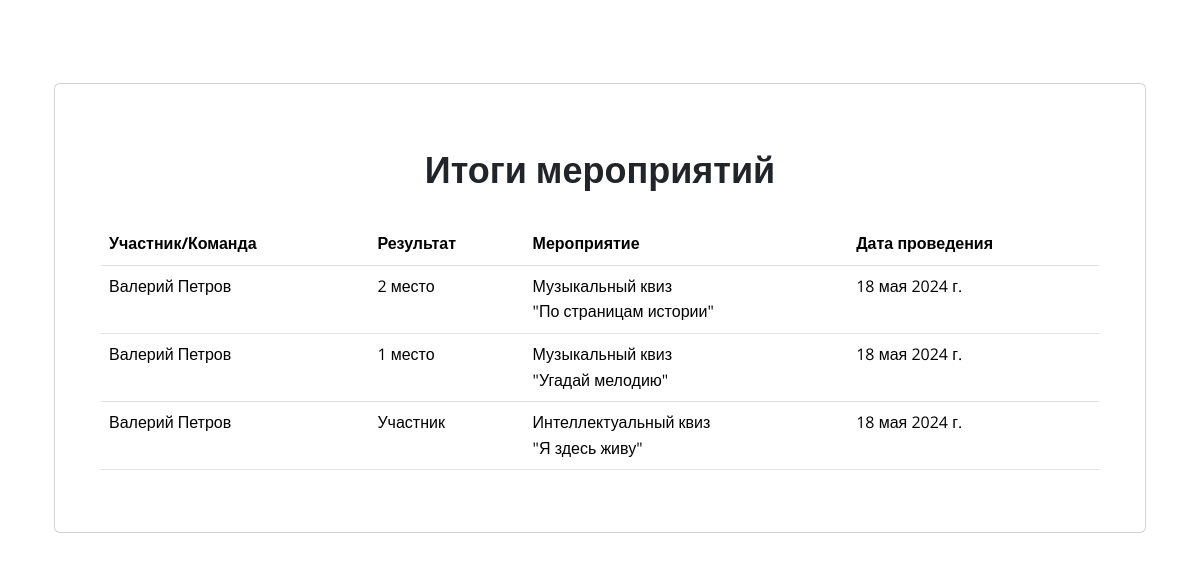
/results/, run on an earlier commit of the app's database.
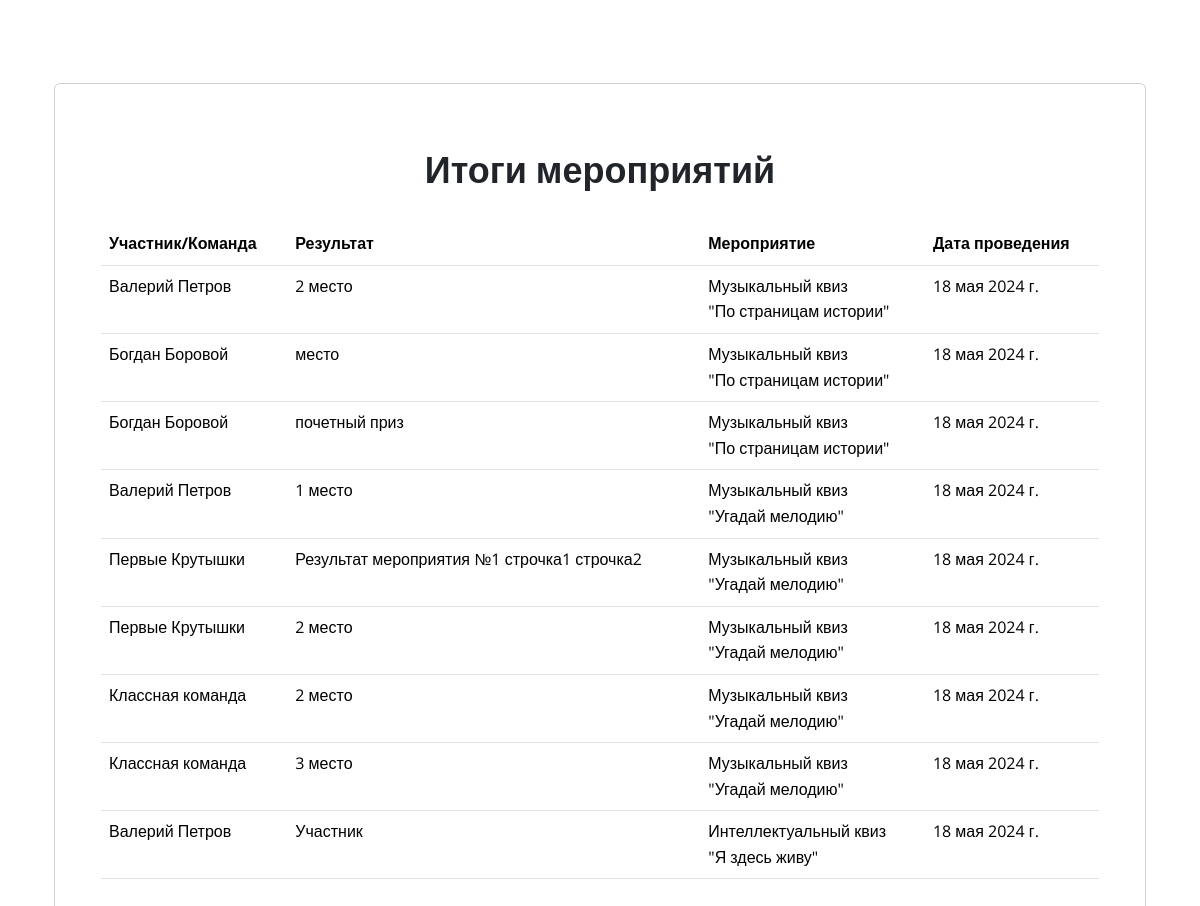
And on a later commit of the database.
### Diplom/models.py (models this page shows, shortened)
class Results(models.Model):
    Team_List = models.ForeignKey('Team_List', on_delete=models.CASCADE, null=True, blank=True)
    Invitation = models.ForeignKey('Invitation', on_delete=models.CASCADE)
    Result = models.TextField(null=True, blank=True)

class Invitation(models.Model):
    date_submitted = models.DateField(blank=True, null=True)
    Event_Plan_Position = models.ForeignKey('Event_Plan_Position', on_delete=models.CASCADE)
    Team = models.ForeignKey('Team', on_delete=models.CASCADE, null=True, blank=True)
    Team_Members = models.ForeignKey('Team_Members', on_delete=models.CASCADE, null=True, blank=True)
    Profile = models.ForeignKey('Profile', on_delete=models.CASCADE, null=True, blank=True)

class Profile(models.Model):
    user = models.OneToOneField(User, on_delete=models.CASCADE)
    image = models.ImageField(upload_to='images', null=True, blank=True)
    patronymic = models.CharField(max_length=255, verbose_name='Отчество (если есть)', blank=True, null=True)
    klass = models.CharField(max_length=4, verbose_name='Класс обучающегося', choices=klass_Choices, blank=True)

class Event_Plan_Position(models.Model):
    Event_Plan = models.ForeignKey('Event_Plan', on_delete=models.PROTECT)
    Event = models.ForeignKey('Event', on_delete=models.PROTECT)
    Date = models.DateField(null=True, blank=True)
    Date_Plan = models.DateField(null=True, blank=True)
    Date_Fact = models.DateField(null=True, blank=True)
    Description = models.TextField(null=True, blank=True)
    Eventers_Plan = models.IntegerField(null=True, blank=True)
    Eventers_Fact = models.IntegerField(null=True, blank=True)

class Event(models.Model):
    name = models.CharField(max_length=255)
    max_eventers = models.IntegerField(default=100)
    image = models.ImageField(upload_to='images', null=True, blank=True)
    description = models.TextField(null=True, blank=True)
    team = models.BooleanField('Командное мероприятие', null=True, blank=True)
    EventType = models.ForeignKey('EventType', on_delete=models.CASCADE)
    EducationLevel = models.ForeignKey('EducationLevel', on_delete=models.CASCADE)

class EventType(models.Model):
    name = models.CharField(max_length=100,
                            verbose_name='Наименование типа мероприятия',
                            choices=EventType_Choices)

class Team(models.Model):
    name = models.CharField(max_length=255)
    date_created = models.DateTimeField(blank=True, null=True)
    date_disbanded = models.DateTimeField(blank=True, null=True)
    capitan = models.ForeignKey(Profile, on_delete=models.SET_NULL, verbose_name="Капитан", blank=True, null=True)
    def __str__(self):
        return str(self.name)

### Diplom/views.py (the view)
# urls.py: path('results/', ResultsView.as_view(), name='results'),
class ResultsView(ListView):
    model = Results
    template_name = 'results.html'
    def get_queryset(self):
        return Results.objects.all().order_by('Invitation__Event_Plan_Position__Event__name')

### templates/results.html
{% extends 'base.html' %}
{% block content %}
    <div class="container px-4">
        <div class="d-flex justify-content-center">
            <div class="card" style="width: 100%; height: 100%; padding: 30px">
                <div class="card-body">
                    <h3 align="center" style="padding-bottom: 10px"><strong>Итоги мероприятий</strong></h3>
                    <table class="table">
                        <thead>
                        <tr>
                            <th>Участник/Команда</th>
                            <th>Результат</th>
                            <th>Мероприятие</th>
                            <th>Дата проведения</th>
                        </tr>
                        </thead>
                        <tbody>
                        {% for event in  object_list %}
                            {% if event.Invitation.Event_Plan_Position.Date_Fact %}
                                <tr>
                                    {% if event.Invitation.Team %}
                                        <td>{{ event.Invitation.Team }}</td>
                                    {% elif event.Invitation.Profile %}
                                        <td>{{ event.Invitation.Profile.user.first_name }} {{ event.Invitation.Profile.user.last_name }}</td>
                                    {% endif %}
                                    {% if event.Result %}
                                        <td>{{ event.Result }}</td>
                                    {% else %}
                                        <td>Все желающие.</td>
                                    {% endif %}
                                    <td>{{ event.Invitation.Event_Plan_Position.Event.EventType.name }}<br>
                                        "{{ event.Invitation.Event_Plan_Position.Event.name }}"
                                    </td>
                                    <td>{{ event.Invitation.Event_Plan_Position.Date_Fact }}</td>
                                </tr>
                            {% endif %}
                        {% endfor %}
                        </tbody>
                    </table>
                </div>
            </div>
        </div>
    </div>
{% endblock %}

What changed in the data, as far as the page shows it:
added Results: Invitation.Profile.user.first_name "Богдан", Invitation.Profile.user.last_name "Боровой", Result "место", Invitation.Event_Plan_Position.Event.EventType.name "Музыкальный квиз", Invitation.Event_Plan_Position.Event.name "По страницам истории", Invitation.Event_Plan_Position.Date_Fact "18 мая 2024 г."
added Results: Invitation.Profile.user.first_name "Богдан", Invitation.Profile.user.last_name "Боровой", Result "почетный приз", Invitation.Event_Plan_Position.Event.EventType.name "Музыкальный квиз", Invitation.Event_Plan_Position.Event.name "По страницам истории", Invitation.Event_Plan_Position.Date_Fact "18 мая 2024 г."
added Results: Invitation.Team "Первые Крутышки", Result "Результат мероприятия №1 строчка1 строчка2", Invitation.Event_Plan_Position.Event.EventType.name "Музыкальный квиз", Invitation.Event_Plan_Position.Event.name "Угадай мелодию", Invitation.Event_Plan_Position.Date_Fact "18 мая 2024 г."
added Results: Invitation.Team "Первые Крутышки", Result "2 место", Invitation.Event_Plan_Position.Event.EventType.name "Музыкальный квиз", Invitation.Event_Plan_Position.Event.name "Угадай мелодию", Invitation.Event_Plan_Position.Date_Fact "18 мая 2024 г."
added Results: Invitation.Team "Классная команда", Result "2 место", Invitation.Event_Plan_Position.Event.EventType.name "Музыкальный квиз", Invitation.Event_Plan_Position.Event.name "Угадай мелодию", Invitation.Event_Plan_Position.Date_Fact "18 мая 2024 г."
added Results: Invitation.Team "Классная команда", Result "3 место", Invitation.Event_Plan_Position.Event.EventType.name "Музыкальный квиз", Invitation.Event_Plan_Position.Event.name "Угадай мелодию", Invitation.Event_Plan_Position.Date_Fact "18 мая 2024 г."
